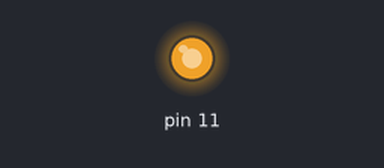
Bench run of a sketch on a simulated Arduino Uno, built with avr-gcc and run on an emulated ATmega328P. Shown: output pins drawn as LEDs (lit = HIGH). Random numbers use the default seed unless the sketch sets one.

Above: at 0.1 s.
At 23.1 s:
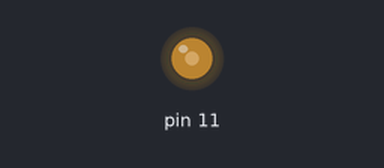
At 39.1 s:
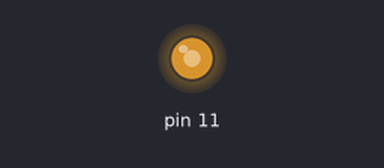
Timing chart, 0 to 40.0 s (numbered marks = the images above):
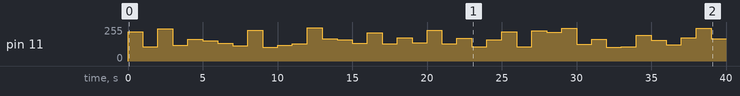

Measured:
- by itself, pin 11: 0/255 → 220/255 at 0.00 s, → 107/255 1.0 s later, → 242/255 1.0 s later, → 119/255 1.0 s later, … (40 changes in this stretch)

The sketch:

cvechka.ino
```cpp
int i;
void setup(){
pinMode(11,OUTPUT);
}


void loop(){
i=random(101,250);
analogWrite(11,i);
delay(1000);

}
```
